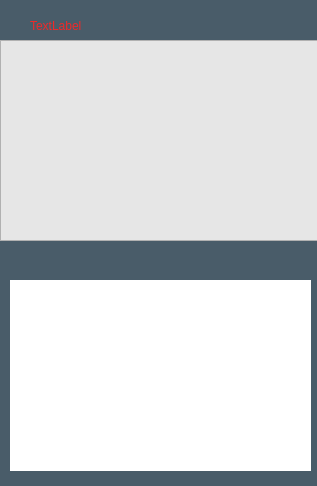
<?xml version="1.0" encoding="UTF-8"?>
<ui version="4.0">
 <class>wifiListWidget</class>
 <widget class="QWidget" name="wifiListWidget">
  <property name="geometry">
   <rect>
    <x>0</x>
    <y>0</y>
    <width>317</width>
    <height>486</height>
   </rect>
  </property>
  <property name="windowTitle">
   <string>Form</string>
  </property>
  <property name="styleSheet">
   <string notr="true">QWidget#wifiListWidget
{
background-color: rgb(73, 92, 105);
}</string>
  </property>
  <widget class="QListWidget" name="listWidgetWIFI">
   <property name="geometry">
    <rect>
     <x>0</x>
     <y>40</y>
     <width>321</width>
     <height>201</height>
    </rect>
   </property>
   <property name="styleSheet">
    <string notr="true">background-color: rgb(230, 230, 230);</string>
   </property>
  </widget>
  <widget class="QLabel" name="labelWifi">
   <property name="geometry">
    <rect>
     <x>30</x>
     <y>10</y>
     <width>231</width>
     <height>31</height>
    </rect>
   </property>
   <property name="styleSheet">
    <string notr="true">color: rgb(239, 41, 41);</string>
   </property>
   <property name="text">
    <string>TextLabel</string>
   </property>
  </widget>
  <widget class="QWidget" name="widgetButton" native="true">
   <property name="geometry">
    <rect>
     <x>0</x>
     <y>230</y>
     <width>301</width>
     <height>51</height>
    </rect>
   </property>
  </widget>
  <widget class="QWidget" name="widgetKeyboard" native="true">
   <property name="geometry">
    <rect>
     <x>10</x>
     <y>280</y>
     <width>301</width>
     <height>191</height>
    </rect>
   </property>
   <property name="styleSheet">
    <string notr="true"> 
background-color: rgb(255, 255, 255);</string>
   </property>
  </widget>
 </widget>
 <resources/>
 <connections/>
</ui>
